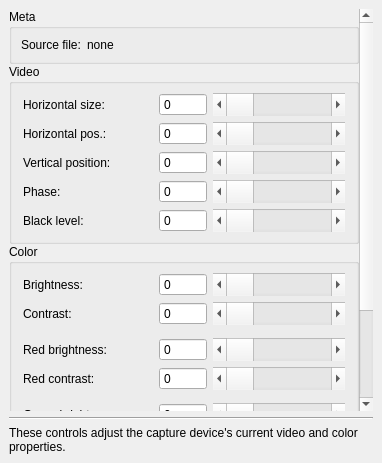
<?xml version="1.0" encoding="UTF-8"?>
<ui version="4.0">
 <class>VideoAndColorDialog</class>
 <widget class="QDialog" name="VideoAndColorDialog">
  <property name="geometry">
   <rect>
    <x>0</x>
    <y>0</y>
    <width>382</width>
    <height>463</height>
   </rect>
  </property>
  <property name="windowTitle">
   <string>Dialog</string>
  </property>
  <layout class="QVBoxLayout" name="verticalLayout_2">
   <property name="spacing">
    <number>6</number>
   </property>
   <property name="leftMargin">
    <number>9</number>
   </property>
   <property name="topMargin">
    <number>9</number>
   </property>
   <property name="rightMargin">
    <number>9</number>
   </property>
   <property name="bottomMargin">
    <number>9</number>
   </property>
   <item>
    <widget class="QScrollArea" name="scrollArea">
     <property name="frameShape">
      <enum>QFrame::NoFrame</enum>
     </property>
     <property name="widgetResizable">
      <bool>true</bool>
     </property>
     <widget class="QWidget" name="scrollAreaWidgetContents">
      <property name="geometry">
       <rect>
        <x>0</x>
        <y>0</y>
        <width>348</width>
        <height>557</height>
       </rect>
      </property>
      <layout class="QVBoxLayout" name="verticalLayout">
       <property name="spacing">
        <number>0</number>
       </property>
       <property name="leftMargin">
        <number>0</number>
       </property>
       <property name="topMargin">
        <number>0</number>
       </property>
       <property name="rightMargin">
        <number>0</number>
       </property>
       <property name="bottomMargin">
        <number>0</number>
       </property>
       <item>
        <widget class="QGroupBox" name="groupBox_meta">
         <property name="title">
          <string>Meta</string>
         </property>
         <layout class="QVBoxLayout" name="verticalLayout_3">
          <property name="spacing">
           <number>6</number>
          </property>
          <property name="leftMargin">
           <number>9</number>
          </property>
          <property name="rightMargin">
           <number>9</number>
          </property>
          <item>
           <layout class="QHBoxLayout" name="horizontalLayout" stretch="0,1">
            <item>
             <widget class="QLabel" name="label_15">
              <property name="sizePolicy">
               <sizepolicy hsizetype="Maximum" vsizetype="Preferred">
                <horstretch>0</horstretch>
                <verstretch>0</verstretch>
               </sizepolicy>
              </property>
              <property name="text">
               <string>Source file:</string>
              </property>
             </widget>
            </item>
            <item>
             <widget class="QLabel" name="label_settingsFilename">
              <property name="text">
               <string>none</string>
              </property>
             </widget>
            </item>
           </layout>
          </item>
         </layout>
        </widget>
       </item>
       <item>
        <widget class="QGroupBox" name="groupBox_videoAdjust">
         <property name="title">
          <string>Video</string>
         </property>
         <layout class="QGridLayout" name="gridLayout" columnstretch="3,1,2" columnminimumwidth="0,0,0">
          <property name="leftMargin">
           <number>11</number>
          </property>
          <property name="rightMargin">
           <number>11</number>
          </property>
          <item row="3" column="1">
           <widget class="QSpinBox" name="spinBox_videoVerPos">
            <property name="sizePolicy">
             <sizepolicy hsizetype="Maximum" vsizetype="Preferred">
              <horstretch>0</horstretch>
              <verstretch>0</verstretch>
             </sizepolicy>
            </property>
            <property name="minimumSize">
             <size>
              <width>48</width>
              <height>0</height>
             </size>
            </property>
            <property name="buttonSymbols">
             <enum>QAbstractSpinBox::NoButtons</enum>
            </property>
           </widget>
          </item>
          <item row="1" column="2">
           <widget class="QScrollBar" name="horizontalScrollBar_videoHorPos">
            <property name="sizePolicy">
             <sizepolicy hsizetype="Expanding" vsizetype="Preferred">
              <horstretch>0</horstretch>
              <verstretch>0</verstretch>
             </sizepolicy>
            </property>
            <property name="orientation">
             <enum>Qt::Horizontal</enum>
            </property>
           </widget>
          </item>
          <item row="4" column="2">
           <widget class="QScrollBar" name="horizontalScrollBar_videoPhase">
            <property name="sizePolicy">
             <sizepolicy hsizetype="Expanding" vsizetype="Preferred">
              <horstretch>0</horstretch>
              <verstretch>0</verstretch>
             </sizepolicy>
            </property>
            <property name="orientation">
             <enum>Qt::Horizontal</enum>
            </property>
           </widget>
          </item>
          <item row="4" column="1">
           <widget class="QSpinBox" name="spinBox_videoPhase">
            <property name="sizePolicy">
             <sizepolicy hsizetype="Maximum" vsizetype="Preferred">
              <horstretch>0</horstretch>
              <verstretch>0</verstretch>
             </sizepolicy>
            </property>
            <property name="minimumSize">
             <size>
              <width>48</width>
              <height>0</height>
             </size>
            </property>
            <property name="buttonSymbols">
             <enum>QAbstractSpinBox::NoButtons</enum>
            </property>
           </widget>
          </item>
          <item row="5" column="2">
           <widget class="QScrollBar" name="horizontalScrollBar_videoBlackLevel">
            <property name="sizePolicy">
             <sizepolicy hsizetype="Expanding" vsizetype="Preferred">
              <horstretch>0</horstretch>
              <verstretch>0</verstretch>
             </sizepolicy>
            </property>
            <property name="orientation">
             <enum>Qt::Horizontal</enum>
            </property>
           </widget>
          </item>
          <item row="4" column="0">
           <widget class="QLabel" name="label_4">
            <property name="sizePolicy">
             <sizepolicy hsizetype="Maximum" vsizetype="Preferred">
              <horstretch>0</horstretch>
              <verstretch>0</verstretch>
             </sizepolicy>
            </property>
            <property name="minimumSize">
             <size>
              <width>130</width>
              <height>0</height>
             </size>
            </property>
            <property name="text">
             <string>Phase:</string>
            </property>
           </widget>
          </item>
          <item row="0" column="2">
           <widget class="QScrollBar" name="horizontalScrollBar_videoHorSize">
            <property name="sizePolicy">
             <sizepolicy hsizetype="Expanding" vsizetype="Preferred">
              <horstretch>0</horstretch>
              <verstretch>0</verstretch>
             </sizepolicy>
            </property>
            <property name="orientation">
             <enum>Qt::Horizontal</enum>
            </property>
            <property name="invertedControls">
             <bool>false</bool>
            </property>
           </widget>
          </item>
          <item row="1" column="0">
           <widget class="QLabel" name="label">
            <property name="sizePolicy">
             <sizepolicy hsizetype="Maximum" vsizetype="Preferred">
              <horstretch>0</horstretch>
              <verstretch>0</verstretch>
             </sizepolicy>
            </property>
            <property name="minimumSize">
             <size>
              <width>130</width>
              <height>0</height>
             </size>
            </property>
            <property name="text">
             <string>Horizontal pos.:</string>
            </property>
           </widget>
          </item>
          <item row="0" column="0">
           <widget class="QLabel" name="label_2">
            <property name="sizePolicy">
             <sizepolicy hsizetype="Maximum" vsizetype="Preferred">
              <horstretch>0</horstretch>
              <verstretch>0</verstretch>
             </sizepolicy>
            </property>
            <property name="minimumSize">
             <size>
              <width>130</width>
              <height>0</height>
             </size>
            </property>
            <property name="text">
             <string>Horizontal size:</string>
            </property>
           </widget>
          </item>
          <item row="3" column="0">
           <widget class="QLabel" name="label_3">
            <property name="sizePolicy">
             <sizepolicy hsizetype="Maximum" vsizetype="Preferred">
              <horstretch>0</horstretch>
              <verstretch>0</verstretch>
             </sizepolicy>
            </property>
            <property name="minimumSize">
             <size>
              <width>130</width>
              <height>0</height>
             </size>
            </property>
            <property name="text">
             <string>Vertical position:</string>
            </property>
           </widget>
          </item>
          <item row="1" column="1">
           <widget class="QSpinBox" name="spinBox_videoHorPos">
            <property name="sizePolicy">
             <sizepolicy hsizetype="Maximum" vsizetype="Preferred">
              <horstretch>0</horstretch>
              <verstretch>0</verstretch>
             </sizepolicy>
            </property>
            <property name="minimumSize">
             <size>
              <width>48</width>
              <height>0</height>
             </size>
            </property>
            <property name="buttonSymbols">
             <enum>QAbstractSpinBox::NoButtons</enum>
            </property>
           </widget>
          </item>
          <item row="5" column="0">
           <widget class="QLabel" name="label_5">
            <property name="sizePolicy">
             <sizepolicy hsizetype="Maximum" vsizetype="Preferred">
              <horstretch>0</horstretch>
              <verstretch>0</verstretch>
             </sizepolicy>
            </property>
            <property name="minimumSize">
             <size>
              <width>130</width>
              <height>0</height>
             </size>
            </property>
            <property name="text">
             <string>Black level:</string>
            </property>
           </widget>
          </item>
          <item row="3" column="2">
           <widget class="QScrollBar" name="horizontalScrollBar_videoVerPos">
            <property name="sizePolicy">
             <sizepolicy hsizetype="Expanding" vsizetype="Preferred">
              <horstretch>0</horstretch>
              <verstretch>0</verstretch>
             </sizepolicy>
            </property>
            <property name="orientation">
             <enum>Qt::Horizontal</enum>
            </property>
           </widget>
          </item>
          <item row="0" column="1">
           <widget class="QSpinBox" name="spinBox_videoHorSize">
            <property name="sizePolicy">
             <sizepolicy hsizetype="Maximum" vsizetype="Preferred">
              <horstretch>0</horstretch>
              <verstretch>0</verstretch>
             </sizepolicy>
            </property>
            <property name="minimumSize">
             <size>
              <width>48</width>
              <height>0</height>
             </size>
            </property>
            <property name="buttonSymbols">
             <enum>QAbstractSpinBox::NoButtons</enum>
            </property>
           </widget>
          </item>
          <item row="5" column="1">
           <widget class="QSpinBox" name="spinBox_videoBlackLevel">
            <property name="sizePolicy">
             <sizepolicy hsizetype="Maximum" vsizetype="Preferred">
              <horstretch>0</horstretch>
              <verstretch>0</verstretch>
             </sizepolicy>
            </property>
            <property name="minimumSize">
             <size>
              <width>48</width>
              <height>0</height>
             </size>
            </property>
            <property name="buttonSymbols">
             <enum>QAbstractSpinBox::NoButtons</enum>
            </property>
           </widget>
          </item>
         </layout>
        </widget>
       </item>
       <item>
        <widget class="QGroupBox" name="groupBox_colorAdjust">
         <property name="title">
          <string>Color</string>
         </property>
         <layout class="QGridLayout" name="gridLayout_2" columnstretch="3,1,2">
          <property name="leftMargin">
           <number>11</number>
          </property>
          <property name="rightMargin">
           <number>11</number>
          </property>
          <item row="8" column="0">
           <spacer name="verticalSpacer_5">
            <property name="orientation">
             <enum>Qt::Vertical</enum>
            </property>
            <property name="sizeType">
             <enum>QSizePolicy::Fixed</enum>
            </property>
            <property name="sizeHint" stdset="0">
             <size>
              <width>20</width>
              <height>7</height>
             </size>
            </property>
           </spacer>
          </item>
          <item row="2" column="0">
           <spacer name="verticalSpacer_3">
            <property name="orientation">
             <enum>Qt::Vertical</enum>
            </property>
            <property name="sizeType">
             <enum>QSizePolicy::Fixed</enum>
            </property>
            <property name="sizeHint" stdset="0">
             <size>
              <width>20</width>
              <height>7</height>
             </size>
            </property>
           </spacer>
          </item>
          <item row="9" column="0">
           <widget class="QLabel" name="label_10">
            <property name="sizePolicy">
             <sizepolicy hsizetype="Maximum" vsizetype="Preferred">
              <horstretch>0</horstretch>
              <verstretch>0</verstretch>
             </sizepolicy>
            </property>
            <property name="minimumSize">
             <size>
              <width>130</width>
              <height>0</height>
             </size>
            </property>
            <property name="text">
             <string>Blue brightness:</string>
            </property>
            <property name="indent">
             <number>-1</number>
            </property>
           </widget>
          </item>
          <item row="0" column="1">
           <widget class="QSpinBox" name="spinBox_colorBright">
            <property name="sizePolicy">
             <sizepolicy hsizetype="Maximum" vsizetype="Preferred">
              <horstretch>0</horstretch>
              <verstretch>0</verstretch>
             </sizepolicy>
            </property>
            <property name="minimumSize">
             <size>
              <width>48</width>
              <height>0</height>
             </size>
            </property>
            <property name="buttonSymbols">
             <enum>QAbstractSpinBox::NoButtons</enum>
            </property>
           </widget>
          </item>
          <item row="1" column="1">
           <widget class="QSpinBox" name="spinBox_colorContr">
            <property name="sizePolicy">
             <sizepolicy hsizetype="Maximum" vsizetype="Preferred">
              <horstretch>0</horstretch>
              <verstretch>0</verstretch>
             </sizepolicy>
            </property>
            <property name="minimumSize">
             <size>
              <width>48</width>
              <height>0</height>
             </size>
            </property>
            <property name="buttonSymbols">
             <enum>QAbstractSpinBox::NoButtons</enum>
            </property>
           </widget>
          </item>
          <item row="9" column="1">
           <widget class="QSpinBox" name="spinBox_colorBrightBlue">
            <property name="sizePolicy">
             <sizepolicy hsizetype="Maximum" vsizetype="Preferred">
              <horstretch>0</horstretch>
              <verstretch>0</verstretch>
             </sizepolicy>
            </property>
            <property name="minimumSize">
             <size>
              <width>48</width>
              <height>0</height>
             </size>
            </property>
            <property name="buttonSymbols">
             <enum>QAbstractSpinBox::NoButtons</enum>
            </property>
           </widget>
          </item>
          <item row="7" column="1">
           <widget class="QSpinBox" name="spinBox_colorContrGreen">
            <property name="sizePolicy">
             <sizepolicy hsizetype="Maximum" vsizetype="Preferred">
              <horstretch>0</horstretch>
              <verstretch>0</verstretch>
             </sizepolicy>
            </property>
            <property name="minimumSize">
             <size>
              <width>48</width>
              <height>0</height>
             </size>
            </property>
            <property name="buttonSymbols">
             <enum>QAbstractSpinBox::NoButtons</enum>
            </property>
           </widget>
          </item>
          <item row="4" column="0">
           <widget class="QLabel" name="label_11">
            <property name="sizePolicy">
             <sizepolicy hsizetype="Maximum" vsizetype="Preferred">
              <horstretch>0</horstretch>
              <verstretch>0</verstretch>
             </sizepolicy>
            </property>
            <property name="minimumSize">
             <size>
              <width>130</width>
              <height>0</height>
             </size>
            </property>
            <property name="text">
             <string>Red contrast:</string>
            </property>
            <property name="indent">
             <number>-1</number>
            </property>
           </widget>
          </item>
          <item row="7" column="2">
           <widget class="QScrollBar" name="horizontalScrollBar_colorContrGreen">
            <property name="sizePolicy">
             <sizepolicy hsizetype="Expanding" vsizetype="Preferred">
              <horstretch>0</horstretch>
              <verstretch>0</verstretch>
             </sizepolicy>
            </property>
            <property name="orientation">
             <enum>Qt::Horizontal</enum>
            </property>
           </widget>
          </item>
          <item row="5" column="0">
           <spacer name="verticalSpacer_4">
            <property name="orientation">
             <enum>Qt::Vertical</enum>
            </property>
            <property name="sizeType">
             <enum>QSizePolicy::Fixed</enum>
            </property>
            <property name="sizeHint" stdset="0">
             <size>
              <width>20</width>
              <height>7</height>
             </size>
            </property>
           </spacer>
          </item>
          <item row="10" column="0">
           <widget class="QLabel" name="label_13">
            <property name="sizePolicy">
             <sizepolicy hsizetype="Maximum" vsizetype="Preferred">
              <horstretch>0</horstretch>
              <verstretch>0</verstretch>
             </sizepolicy>
            </property>
            <property name="minimumSize">
             <size>
              <width>130</width>
              <height>0</height>
             </size>
            </property>
            <property name="text">
             <string>Blue contrast:</string>
            </property>
            <property name="indent">
             <number>-1</number>
            </property>
           </widget>
          </item>
          <item row="4" column="2">
           <widget class="QScrollBar" name="horizontalScrollBar_colorContrRed">
            <property name="sizePolicy">
             <sizepolicy hsizetype="Expanding" vsizetype="Preferred">
              <horstretch>0</horstretch>
              <verstretch>0</verstretch>
             </sizepolicy>
            </property>
            <property name="orientation">
             <enum>Qt::Horizontal</enum>
            </property>
           </widget>
          </item>
          <item row="9" column="2">
           <widget class="QScrollBar" name="horizontalScrollBar_colorBrightBlue">
            <property name="sizePolicy">
             <sizepolicy hsizetype="Expanding" vsizetype="Preferred">
              <horstretch>0</horstretch>
              <verstretch>0</verstretch>
             </sizepolicy>
            </property>
            <property name="orientation">
             <enum>Qt::Horizontal</enum>
            </property>
           </widget>
          </item>
          <item row="6" column="2">
           <widget class="QScrollBar" name="horizontalScrollBar_colorBrightGreen">
            <property name="sizePolicy">
             <sizepolicy hsizetype="Expanding" vsizetype="Preferred">
              <horstretch>0</horstretch>
              <verstretch>0</verstretch>
             </sizepolicy>
            </property>
            <property name="orientation">
             <enum>Qt::Horizontal</enum>
            </property>
           </widget>
          </item>
          <item row="0" column="0">
           <widget class="QLabel" name="label_6">
            <property name="sizePolicy">
             <sizepolicy hsizetype="Maximum" vsizetype="Preferred">
              <horstretch>0</horstretch>
              <verstretch>0</verstretch>
             </sizepolicy>
            </property>
            <property name="minimumSize">
             <size>
              <width>130</width>
              <height>0</height>
             </size>
            </property>
            <property name="text">
             <string>Brightness:</string>
            </property>
            <property name="indent">
             <number>-1</number>
            </property>
           </widget>
          </item>
          <item row="6" column="1">
           <widget class="QSpinBox" name="spinBox_colorBrightGreen">
            <property name="sizePolicy">
             <sizepolicy hsizetype="Maximum" vsizetype="Preferred">
              <horstretch>0</horstretch>
              <verstretch>0</verstretch>
             </sizepolicy>
            </property>
            <property name="minimumSize">
             <size>
              <width>48</width>
              <height>0</height>
             </size>
            </property>
            <property name="buttonSymbols">
             <enum>QAbstractSpinBox::NoButtons</enum>
            </property>
           </widget>
          </item>
          <item row="10" column="2">
           <widget class="QScrollBar" name="horizontalScrollBar_colorContrBlue">
            <property name="sizePolicy">
             <sizepolicy hsizetype="Expanding" vsizetype="Preferred">
              <horstretch>0</horstretch>
              <verstretch>0</verstretch>
             </sizepolicy>
            </property>
            <property name="orientation">
             <enum>Qt::Horizontal</enum>
            </property>
           </widget>
          </item>
          <item row="3" column="0">
           <widget class="QLabel" name="label_8">
            <property name="sizePolicy">
             <sizepolicy hsizetype="Maximum" vsizetype="Preferred">
              <horstretch>0</horstretch>
              <verstretch>0</verstretch>
             </sizepolicy>
            </property>
            <property name="minimumSize">
             <size>
              <width>130</width>
              <height>0</height>
             </size>
            </property>
            <property name="text">
             <string>Red brightness:</string>
            </property>
            <property name="indent">
             <number>-1</number>
            </property>
           </widget>
          </item>
          <item row="3" column="1">
           <widget class="QSpinBox" name="spinBox_colorBrightRed">
            <property name="sizePolicy">
             <sizepolicy hsizetype="Maximum" vsizetype="Preferred">
              <horstretch>0</horstretch>
              <verstretch>0</verstretch>
             </sizepolicy>
            </property>
            <property name="minimumSize">
             <size>
              <width>48</width>
              <height>0</height>
             </size>
            </property>
            <property name="buttonSymbols">
             <enum>QAbstractSpinBox::NoButtons</enum>
            </property>
           </widget>
          </item>
          <item row="7" column="0">
           <widget class="QLabel" name="label_12">
            <property name="sizePolicy">
             <sizepolicy hsizetype="Maximum" vsizetype="Preferred">
              <horstretch>0</horstretch>
              <verstretch>0</verstretch>
             </sizepolicy>
            </property>
            <property name="minimumSize">
             <size>
              <width>130</width>
              <height>0</height>
             </size>
            </property>
            <property name="text">
             <string>Green contrast:</string>
            </property>
            <property name="indent">
             <number>-1</number>
            </property>
           </widget>
          </item>
          <item row="1" column="2">
           <widget class="QScrollBar" name="horizontalScrollBar_colorContr">
            <property name="sizePolicy">
             <sizepolicy hsizetype="Expanding" vsizetype="Preferred">
              <horstretch>0</horstretch>
              <verstretch>0</verstretch>
             </sizepolicy>
            </property>
            <property name="orientation">
             <enum>Qt::Horizontal</enum>
            </property>
           </widget>
          </item>
          <item row="6" column="0">
           <widget class="QLabel" name="label_9">
            <property name="sizePolicy">
             <sizepolicy hsizetype="Maximum" vsizetype="Preferred">
              <horstretch>0</horstretch>
              <verstretch>0</verstretch>
             </sizepolicy>
            </property>
            <property name="minimumSize">
             <size>
              <width>130</width>
              <height>0</height>
             </size>
            </property>
            <property name="text">
             <string>Green brightness:</string>
            </property>
            <property name="indent">
             <number>-1</number>
            </property>
           </widget>
          </item>
          <item row="0" column="2">
           <widget class="QScrollBar" name="horizontalScrollBar_colorBright">
            <property name="sizePolicy">
             <sizepolicy hsizetype="Expanding" vsizetype="Preferred">
              <horstretch>0</horstretch>
              <verstretch>0</verstretch>
             </sizepolicy>
            </property>
            <property name="orientation">
             <enum>Qt::Horizontal</enum>
            </property>
           </widget>
          </item>
          <item row="1" column="0">
           <widget class="QLabel" name="label_7">
            <property name="sizePolicy">
             <sizepolicy hsizetype="Maximum" vsizetype="Preferred">
              <horstretch>0</horstretch>
              <verstretch>0</verstretch>
             </sizepolicy>
            </property>
            <property name="minimumSize">
             <size>
              <width>130</width>
              <height>0</height>
             </size>
            </property>
            <property name="text">
             <string>Contrast:</string>
            </property>
            <property name="indent">
             <number>-1</number>
            </property>
           </widget>
          </item>
          <item row="10" column="1">
           <widget class="QSpinBox" name="spinBox_colorContrBlue">
            <property name="sizePolicy">
             <sizepolicy hsizetype="Maximum" vsizetype="Preferred">
              <horstretch>0</horstretch>
              <verstretch>0</verstretch>
             </sizepolicy>
            </property>
            <property name="minimumSize">
             <size>
              <width>48</width>
              <height>0</height>
             </size>
            </property>
            <property name="buttonSymbols">
             <enum>QAbstractSpinBox::NoButtons</enum>
            </property>
           </widget>
          </item>
          <item row="3" column="2">
           <widget class="QScrollBar" name="horizontalScrollBar_colorBrightRed">
            <property name="sizePolicy">
             <sizepolicy hsizetype="Expanding" vsizetype="Preferred">
              <horstretch>0</horstretch>
              <verstretch>0</verstretch>
             </sizepolicy>
            </property>
            <property name="orientation">
             <enum>Qt::Horizontal</enum>
            </property>
           </widget>
          </item>
          <item row="4" column="1">
           <widget class="QSpinBox" name="spinBox_colorContrRed">
            <property name="sizePolicy">
             <sizepolicy hsizetype="Maximum" vsizetype="Preferred">
              <horstretch>0</horstretch>
              <verstretch>0</verstretch>
             </sizepolicy>
            </property>
            <property name="minimumSize">
             <size>
              <width>48</width>
              <height>0</height>
             </size>
            </property>
            <property name="buttonSymbols">
             <enum>QAbstractSpinBox::NoButtons</enum>
            </property>
           </widget>
          </item>
         </layout>
        </widget>
       </item>
       <item>
        <spacer name="verticalSpacer">
         <property name="orientation">
          <enum>Qt::Vertical</enum>
         </property>
         <property name="sizeHint" stdset="0">
          <size>
           <width>20</width>
           <height>40</height>
          </size>
         </property>
        </spacer>
       </item>
      </layout>
     </widget>
    </widget>
   </item>
   <item>
    <widget class="Line" name="line">
     <property name="orientation">
      <enum>Qt::Horizontal</enum>
     </property>
    </widget>
   </item>
   <item>
    <widget class="QLabel" name="label_notice">
     <property name="text">
      <string>These controls adjust the capture device's current video and color properties.</string>
     </property>
     <property name="wordWrap">
      <bool>true</bool>
     </property>
    </widget>
   </item>
  </layout>
 </widget>
 <resources/>
 <connections/>
</ui>
